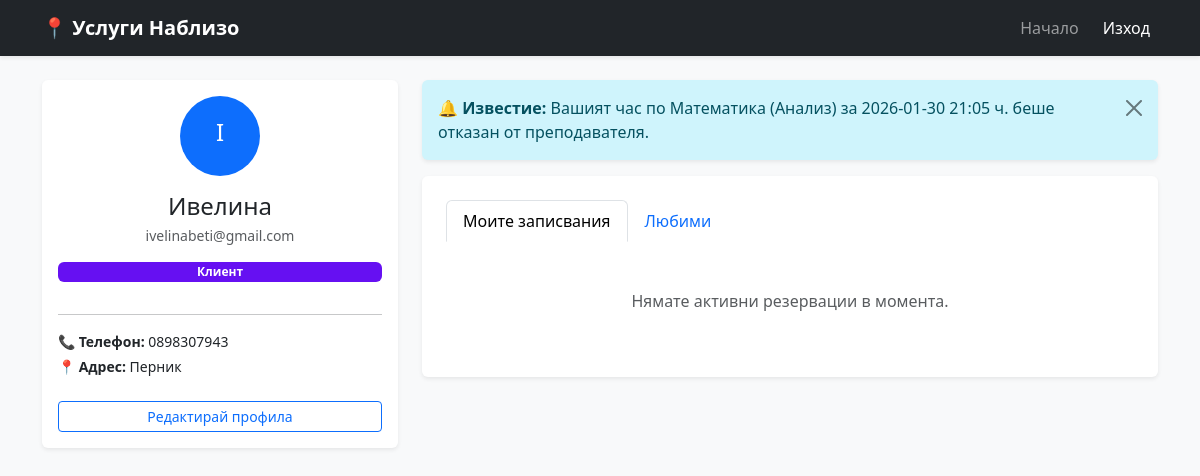
/profile (signed in), run on an earlier commit of the app's database.
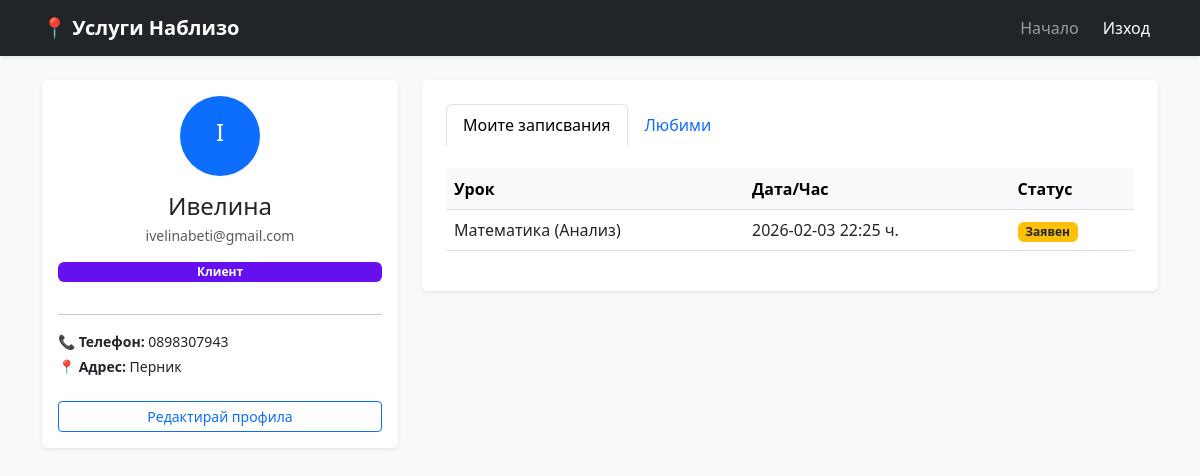
And on a later commit of the database.
### app/models.py (models this page shows)
class Notification(Base):
    __tablename__ = "notifications"
    id = Column(Integer, primary_key=True, index=True)
    user_id = Column(Integer, ForeignKey("users.id"))
    message = Column(String)
    is_read = Column(Boolean, default=False)

class Booking(Base):
    __tablename__ = "bookings"
    id = Column(Integer, primary_key=True, index=True)
    client_id = Column(Integer, ForeignKey("users.id"))
    lesson_id = Column(Integer, ForeignKey("lessons.id"))
    appointment_time = Column(String)
    status = Column(String, default="Заявен")
    lesson = relationship("Lesson", backref="bookings")
    client = relationship("User", foreign_keys=[client_id])

class Lesson(Base):
    __tablename__ = "lessons"
    id = Column(Integer, primary_key=True, index=True)
    subject = Column(String)
    category = Column(String)
    price = Column(Float)
    teacher_id = Column(Integer, ForeignKey("users.id"))
    teacher_name = Column(String)
    latitude = Column(Float)
    longitude = Column(Float)
    teacher = relationship("User", back_populates="lessons")

### app/main.py (the view)
@app.get("/profile", response_class=HTMLResponse)
def profile_page(request: Request, db: Session = Depends(get_db), current_user_id: str = Cookie(None)):
    if not current_user_id:
        return HTMLResponse(content="<script>window.location.href='/login';</script>")
    user_id = int(current_user_id)
    user = db.query(models.User).filter(models.User.id == user_id).first()
    notifications = db.query(models.Notification).filter(models.Notification.user_id == user_id).all()
    favorite_lessons = db.query(models.Lesson).join(models.Favorite).filter(models.Favorite.user_id == user_id).all()
    if user.role == "client":
        bookings = db.query(models.Booking).filter(models.Booking.client_id == user.id).all()
    else:
        my_lessons = db.query(models.Lesson).filter(models.Lesson.teacher_id == user.id).all()
        my_lesson_ids = [l.id for l in my_lessons]
        bookings = db.query(models.Booking).filter(models.Booking.lesson_id.in_(my_lesson_ids)).all()
    return templates.TemplateResponse("profile.html", {
        "request": request,
        "user": user,
        "bookings": bookings,
        "notifications": notifications,
        "favorite_lessons": favorite_lessons
    })

### templates/profile.html (shortened to what the changed rows need)
<!DOCTYPE html>
<html lang="bg">
<head>
    <link href="https://cdn.jsdelivr.net/npm/bootstrap@5.3.0/dist/css/bootstrap.min.css" rel="stylesheet">
</head>
<body class="bg-light">
    <div class="container">
        <div class="row">
            <div class="col-md-8">
                {% if notifications %}
                <div id="notifications-section">
                    {% for n in notifications %}
                    <div class="alert alert-info alert-dismissible fade show border-0 shadow-sm mb-3" role="alert" id="notif-{{ n.id }}">
                        <strong>🔔 Известие:</strong> {{ n.message }}
                        <button type="button" class="btn-close" onclick="deleteNotification('{{ n.id }}')" aria-label="Затвори"></button>
                    </div>
                    {% endfor %}
                </div>
                {% endif %}
                <div class="card shadow-sm border-0 p-4">
                    <div class="tab-content" id="nav-tabContent">
                        <div class="tab-pane fade show active" id="nav-bookings">
                            {% if bookings %}
                                <div class="table-responsive">
                                    <table class="table align-middle">
                                        <thead class="table-light">
                                            <tr>
                                                <th>Урок</th>
                                                <th>Дата/Час</th>
                                                <th>Статус</th>
                                            </tr>
                                        </thead>
                                        <tbody>
                                            {% for b in bookings %}
                                            <tr>
                                                <td>{{ b.lesson.subject }}</td>
                                                <td>{{ b.appointment_time.replace('T', ' ') }} ч.</td>
                                                <td>
                                                    <span class="badge {% if b.status == 'Потвърден' %}bg-success{% else %}bg-warning text-dark{% endif %}">
                                                        {{ b.status }}
                                                    </span>
                                                </td>
                                            </tr>
                                            {% endfor %}
                                        </tbody>
                                    </table>
                                </div>
                            {% else %}
                                <div class="text-center py-4">
                                    <p class="text-muted">Нямате активни резервации в момента.</p>
                                </div>
                            {% endif %}
                        </div>
                    </div>
                </div>
            </div>
        </div>
    </div>
</body>
</html>

What changed in the data, as far as the page shows it:
no longer on this page (row edited): Notification: message "Вашият час по Математика (Анализ) за 2026-01-30 21:05 ч. беше отказан от преподавателя."
added Booking: lesson.subject "Математика (Анализ)", appointment_time.replace "2026-02-03 22:25", status "Заявен"
Also different on the page:
text no longer shown: "Нямате активни резервации в момента."
text now shown: "Урок Дата/Час Статус"
